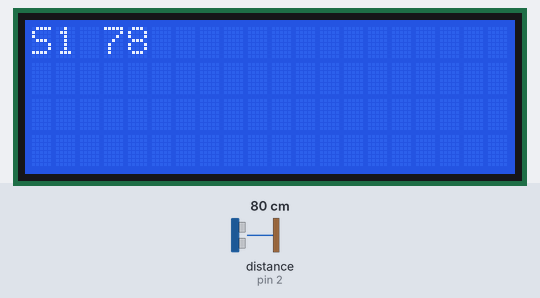
Bench run of a sketch on a simulated Arduino Uno, built with avr-gcc and run on an emulated ATmega328P. Shown: 20×4 character LCD. Wiring (inferred from the names in the program): ultrasonic range finder: trigger pin 3; echo pin 2. The test bench sets the inputs (shaded band); at power-on: distance to the obstacle (sensor on pin 2) 80 cm. The echo pulse lasts 58.3 µs per cm; what the sketch prints to the serial monitor is not drawn.

Above: at 1.2 s.
1.3 s: distance to the obstacle (sensor on pin 2) set to 2 cm
At 2.4 s:
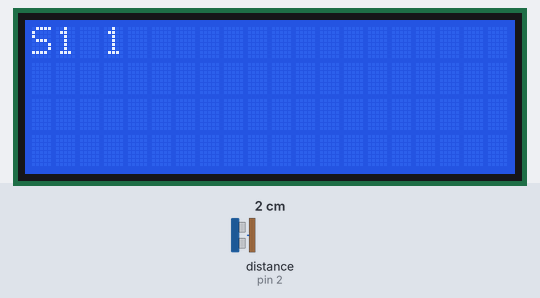
4.6 s: distance to the obstacle (sensor on pin 2) set to 4 cm
6.5 s: distance to the obstacle (sensor on pin 2) set to 9 cm
At 7.2 s:
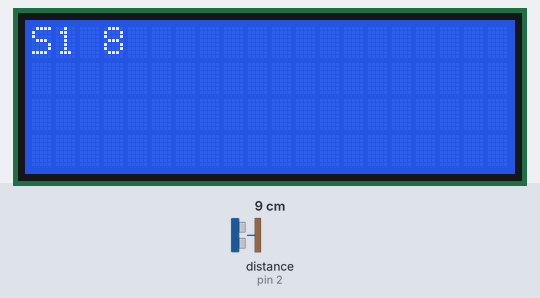
Timing chart, 0 to 9.5 s (numbered marks = the images above; inputs shaded):
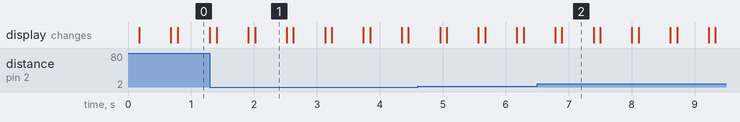

Measured:
- after the input at 1.3 s, the display: first differs from a run without the input after 0.72 s (image 1)
- after the input at 6.5 s, the display: first differs from a run without the input after 0.39 s (image 2)
- what the display in image 0 shows lasts 0.5 s, from 0.8 s to 1.3 s

The sketch:

LCD-test.ino
```cpp
#include <Wire.h>
#include <LiquidCrystal_I2C.h>

LiquidCrystal_I2C lcd(0x27,20,4);

int Trigger = 3;
int Echo = 2;
long d, t;

void setup() {

  Serial.begin(9600);
  pinMode(Trigger, OUTPUT);
  pinMode(Echo, INPUT);
  digitalWrite(Trigger, LOW);
  lcd.init();//inciamos lcd
  lcd.backlight();// se activa la luz de fondo
  lcd.clear();

}

void loop() {

  digitalWrite(Trigger, HIGH);
  delayMicroseconds(10);
  digitalWrite(Trigger, LOW);
  t = pulseIn(Echo, HIGH);
  d = t/59;
  Serial.print("Distancia:");
  Serial.print(d);
  Serial.println();
  delay(100);
  lcd.setCursor(0, 0);
  lcd.print("S1 ");
  lcd.print(d);
  lcd.display();
  delay(500);
  lcd.clear();

}
```
